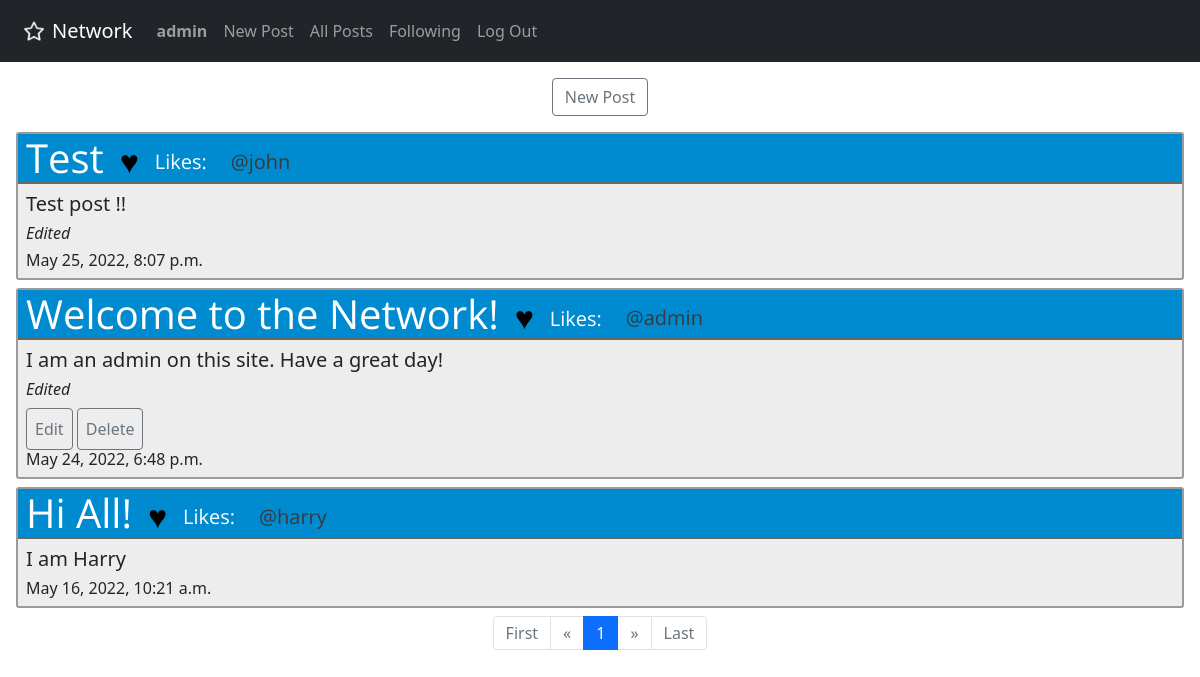
Screenshot of / (signed in) with the database file from the repository.
### network/models.py (models this page shows)
class User(AbstractUser):
    pass

class Post(models.Model):
    text = models.TextField(max_length=1000)
    title = models.CharField(max_length=100)
    user = models.ForeignKey(
        User,
        on_delete=models.CASCADE,
        related_name="post"
    )
    time = models.DateTimeField()
    edited = models.BooleanField()

### network/views.py (the view)
# urls.py: path("", views.index, name="index"),
def index(request):
    if request.user.is_authenticated:
        if request.method == "POST":
            return error(request, "Invalid Submission")
        else:
            posts = Post.objects.all().order_by('-time')
            paginator = Paginator(posts, 10)  # Show 10 contacts per page.
            page_number = request.GET.get(
                'page') if request.GET.get('page') else 1
            page_obj = paginator.get_page(page_number)
            return render(request, "network/index.html", {'page_obj': page_obj})
    else:
        return redirect(reverse("login"))

### network/templates/network/index.html (shortened to what this page needs)
{% extends "network/layout.html" %}
{% load static %}
{% block body %}
<div class="p-2">
    <div class="d-flex justify-content-center">
        <a class="btn btn-outline-secondary m-2" href={% url "newpost" %}>New Post</a>
    </div>
    {% for post in page_obj %}
    <div id="{{ post.id }}" class="post m-2">
        <div class="posttitlebox">
            <h1 class="h1 posttitle ps-2 m-0 d-flex align-items-center">{{ post.title }}<span class="h1 m-0"> <a
                        href="#" id="heart{{ post.id }}" class="heart h2 m-3">&hearts;</a><span
                        class="align-middle h5">Likes:</span></span><span class="lead ps-2 pt-2 align-bottom"
                    style="font-size: 20px"><a class="username align-bottom" href={% url "profile" post.user.id %}>
                        @{{ post.user }}</a></span></h1>
        </div>
        <div class="m-2">
            <h5 id="posttext{{post.id}}">{{ post.text }}</h5>
            <h6 id="edited{{ post.id }}" style="font-style: italic">{% if post.edited %} Edited{% endif %}</h6>
            {% if post.user.id == user.id %}
            <button id="edit{{ post.id }}" class="editbutton btn btn-outline-secondary p-2">Edit</button>
            <button id="delete{{ post.id }}" class="deletebutton btn btn-outline-secondary p-2">Delete</button>
            {% endif %}
            <h6>{{ post.time }}</h5>
        </div>
    </div>
    {% endfor %}
    <nav aria-label="Page navigation example">
        <ol class="pagination justify-content-center">
            {% if page_obj.has_previous %}
            <li class="page-item">
                <a class="page-link" href="?page=1" aria-label="Previous">
                    First
                </a>
            </li>
            <li>
                <a class="page-link" href="?page={{ page_obj.previous_page_number }}" aria-label="Previous">
                    <span aria-hidden="true">&laquo;</span>
                </a>
            </li>
            <li class="page-item"><a class="page-link"
                    href="?page={{ page_obj.previous_page_number}}">{{ page_obj.previous_page_number}}</a></li>
            {% else %}
            <li class="page-item disabled">
                <a class="page-link" href="?page=1" aria-label="Previous">
                    First
                </a>
            </li>
            <li class="page-item disabled">
                <a class="page-link" href="#" aria-label="Previous">
                    <span aria-hidden="true">&laquo;</span>
                </a>
            </li>
            {% endif %}
            <li class="page-item active"><span class="page-link" href="#">{{ page_obj.number}}</span></li>
            {% if page_obj.has_next %}
            <li class="page-item"><a class="page-link"
                    href="?page={{ page_obj.next_page_number }}">{{ page_obj.next_page_number }}</a></li>
            <li class="page-item"><a class="page-link" href="?page={{ page_obj.next_page_number }}" aria-label="Next">
                    <span aria-hidden="true">&raquo;</span>
                </a></li>
            <li class="page-item"><a class="page-link" href="?page={{ page_obj.paginator.num_pages }}">Last</a></li>
            {% else %}
            <li class="page-item disabled"><a class="page-link" href="#" aria-label="Next">
                    <span aria-hidden="true">&raquo;</span>
                </a></li>
            <li class="page-item disabled"><a class="page-link" href="#">Last</a></li>
            {% endif %}
        </ol>
    </nav>
</div>
{% endblock %}

### network/templates/network/layout.html (shortened to what this page needs)
{% load static %}
<!DOCTYPE html>
<html lang="en">
    <head>
        <link rel="stylesheet" href="https://stackpath.bootstrapcdn.com/bootstrap/4.4.1/css/bootstrap.min.css"
>
        <link href="{% static 'network/styles.css' %}" rel="stylesheet">
        <link href="https://cdn.jsdelivr.net/npm/bootstrap@5.1.3/dist/css/bootstrap.min.css" rel="stylesheet"
>
    </head>
    <body>
        <nav class="navbar sticky-top navbar-expand-lg navbar-dark bg-dark">
            <a class="navbar-brand align-middle" href="{% url 'index' %}"><img class="m-2"
                    src="{% static 'network/favicon.ico' %}" width="20" height="20" alt=""><span
                    class="align-middle">Network</span></a>
            <div class="collapse navbar-collapse" id="navbarSupportedContent">
                <ul class="navbar-nav mr-auto">
                    {% if user.is_authenticated %}
                    <li class="nav-item" data-bs-toggle="tooltip" data-bs-placement="bottom" title="Your Profile">
                        <a class="nav-link" href={% url "profile" user.id %}><strong>{{ user.username }}</strong></a>
                    </li>
                    <li class="nav-item">
                        <a class="nav-link" href={% url "newpost" %}>New Post</a>
                    </li>
                    {% endif %}
                    <li class="nav-item">
                        <a class="nav-link" href="{% url 'index' %}">All Posts</a>
                    </li>
                    {% if user.is_authenticated %}
                    <li class="nav-item">
                        <a class="nav-link" href="{% url "following" %}">Following</a>
                    </li>
                    <li class="nav-item">
                        <a class="nav-link" href="{% url 'logout' %}">Log Out</a>
                    </li>
                    {% endif %}
                </ul>
            </div>
        </nav>
        <div class="body">
            {% block body %}
            {% endblock %}
        </div>
    </body>
</html>

### network/static/network/styles.css (style rules this page uses)
.heart { font-family:'Gill Sans', 'Gill Sans MT', Calibri, 'Trebuchet MS', sans-serif; color: black; text-decoration-line: none; }
.username { text-decoration-line: none; color: rgb(57, 57, 57); }
.post { background-color: rgb(237, 237, 237); border: 2px solid; border-radius: 3px; border-color: rgb(155, 155, 155); }
.posttitlebox { background-color: rgb(0, 139, 209); border-bottom: 2px; border-bottom-style: solid; border-bottom-color: rgb(104, 104, 92); }
.posttitle { font-family: titlefont, Helvetica, sans-serif; color: white; }

### rows the page displays
User: username "admin"
Post: title "Test", user "john", text "Test post !!", edited "Edited", time "May 25, 2022, 8:07 p.m."
Post: title "Welcome to the Network!", user "admin", text "I am an admin on this site. Have a great day!", edited "Edited", time "May 24, 2022, 6:48 p.m."
Post: title "Hi All!", user "harry", text "I am Harry", time "May 16, 2022, 10:21 a.m."

### other values shown
{{ page_obj.number }} "1"
